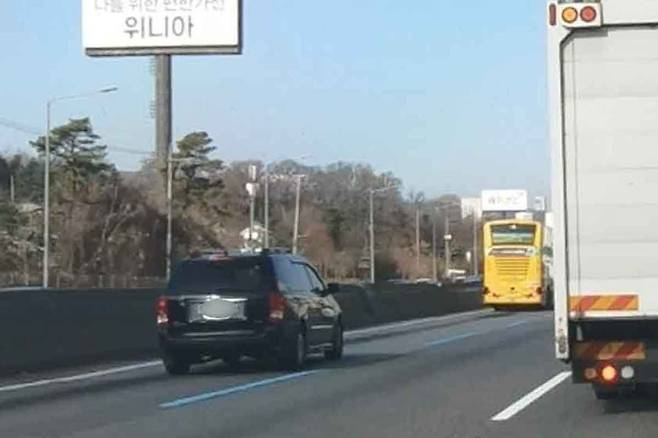
#> input picture media/test.jpg, 658 x 438 px, given in place of 20250413_093718_1.mp4, which was not available
$ python lane_detection_test.py
#> lines starting #> are read from the running program, lines starting #| are printed output that depends on the picture; after the words box and inside, x2 and y2 are one past the last pixel; in counts of white or black regions, pixels touching at a corner belong together; pictures that were not available may be replaced by others from this repository, and a replacement may not be noted
import cv2
import numpy as np
from collections import deque
import os
import sys

BASE_DIR = os.path.abspath(os.path.join(os.path.dirname(__file__), '..'))
sys.path.append(BASE_DIR)

def lane_detection(image):

    def convert_hls(image):
        return cv2.cvtColor(image, cv2.COLOR_BGR2HLS)

    def applied_Gaussian(image, kerner_size=15):
        return cv2.GaussianBlur(image, (kerner_size, kerner_size), 0)

    def detected_Canny(image, low_threshold=50, high_threshold=150):
        return cv2.Canny(image, low_threshold, high_threshold)

    def White_Yellow_Detection(image):
        converted = convert_hls(image)
        white_lower = np.uint8([0, 200, 0])
        white_upper = np.uint8([255, 255, 255])
        white_mask = cv2.inRange(converted, white_lower, white_upper)

        yellow_lower = np.uint8([10, 0, 100])
        yellow_upper = np.uint8([40, 255, 255])
        yellow_mask = cv2.inRange(converted, yellow_lower, yellow_upper)

        mask = cv2.bitwise_or(white_mask, yellow_mask)
        return cv2.bitwise_and(image, image, mask=mask)

    def filter_region(image, vertices):
        mask = np.zeros_like(image)
        if len(mask.shape) == 2:
            cv2.fillPoly(mask, vertices, 255)
        else:
            cv2.fillPoly(mask, vertices, (255,) * mask.shape[2])
        return cv2.bitwise_and(image, mask)

    def region_of_interest(image):
        height, width = image.shape[:2]
        vertices = np.array([[
            [width * 0.1, height * 0.95],
            [width * 0.4, height * 0.6],
            [width * 0.6, height * 0.6],
            [width * 0.9, height * 0.95]
        ]], dtype=np.int32)
        return filter_region(image, vertices)

    def hough_transform(image):
        return cv2.HoughLinesP(image, rho=1, theta=np.pi/180, threshold=20, minLineLength=20, maxLineGap=30)

    def make_line_points(image, lines_parameters):
        try:
            slope, intercept = lines_parameters
            if abs(slope) < 1e-2:
                raise ValueError("Slope too small")
        except (TypeError, ValueError):
            return np.array([0, 0, 0, 0])

        y1 = int(image.shape[0])
        y2 = int(y1 * 0.6)
        try:
            x1 = int((y1 - intercept) / slope)
            x2 = int((y2 - intercept) / slope)
        except ZeroDivisionError:
            return np.array([0, 0, 0, 0])
        return np.array([x1, y1, x2, y2])

    def average_slope_intercept(image, lines):
        left_fit = []
        right_fit = []
        for line in lines:
            x1, y1, x2, y2 = line.reshape(4)
            parameters = np.polyfit((x1, x2), (y1, y2), 1)
            slope = parameters[0]
            intercept = parameters[1]
            if abs(slope) < 0.3:
                continue
            if slope < 0:
                left_fit.append((slope, intercept))
            else:
                right_fit.append((slope, intercept))

        left_line = make_line_points(image, np.average(left_fit, axis=0)) if left_fit else np.array([0, 0, 0, 0])
        right_line = make_line_points(image, np.average(right_fit, axis=0)) if right_fit else np.array([0, 0, 0, 0])

        return np.array([left_line, right_line])

    def draw_lane_lines(image, lines, color=[0, 0, 255], thickness=5):
        line_image = np.zeros_like(image)
        if lines is not None:
            for x1, y1, x2, y2 in lines:
                if x1 == x2 == y1 == y2 == 0:
                    continue
                cv2.line(line_image, (x1, y1), (x2, y2), (0, 0, 255), 10)
        return cv2.addWeighted(image, 1.0, line_image, 0.95, 0.0)

    def center_line(image, lines):
        line_image = np.zeros_like(image)

        x1_1, y1_1, x2_1, y2_1 = lines[0].flatten().tolist()
        x1_2, y1_2, x2_2, y2_2 = lines[1].flatten().tolist()

        # 비정상 값 방어
        if any(abs(val) > 2000 for val in [x1_1, y1_1, x2_1, y2_1, x1_2, y1_2, x2_2, y2_2]):
            print("🚨 이상치 포함된 라인 감지, center_line 그리지 않음")
            return image

        xm1 = int((x1_1 + x1_2) / 2)
        xm2 = int((x2_1 + x2_2) / 2)
        ym1 = int((y1_1 + y1_2) / 2)
        ym2 = int((y2_1 + y2_2) / 2)

        cv2.line(line_image, (xm1, ym1), (xm2, ym2), color=(0, 255, 0), thickness=10)
        return cv2.addWeighted(image, 1.0, line_image, 0.95, 0.0)

    # 전체 파이프라인
    lane_image = np.copy(image)
    white_yellow_frame = White_Yellow_Detection(lane_image)
    Gaussian_frame = applied_Gaussian(white_yellow_frame)
    Canny_frame = detected_Canny(Gaussian_frame)
    roi_frame = region_of_interest(Canny_frame)
    hough_frame = hough_transform(roi_frame)

    if hough_frame is None or len(hough_frame) < 2:
        print("⚠️ 차선 부족 - 라인 생략")
        return image

    average_line_frame = average_slope_intercept(image, hough_frame)
    center_image = center_line(lane_image, average_line_frame)
    result_image = draw_lane_lines(center_image, average_line_frame)
    return result_image

# 영상 처리 루프
video_path = os.path.join(BASE_DIR, "media", "20250413_093718_1.mp4")
cap = cv2.VideoCapture(video_path)

while cap.isOpened():
    ret, frame = cap.read()
#> frame is the input picture: shape (438, 658, 3); mean B, G, R 149.8, 146.3, 137.4
    if not ret:
        break

    result = lane_detection(frame)
#> in convert_hls, `return cv2.cvtColor(image, cv2.COLOR_BGR2HLS)`: returned value: shape (438, 658, 3); mean of channels 0, 1, 2 72.8, 143.9, 59.3
#> in White_Yellow_Detection, `white_mask = cv2.inRange(converted, white_lower, white_upper)`:
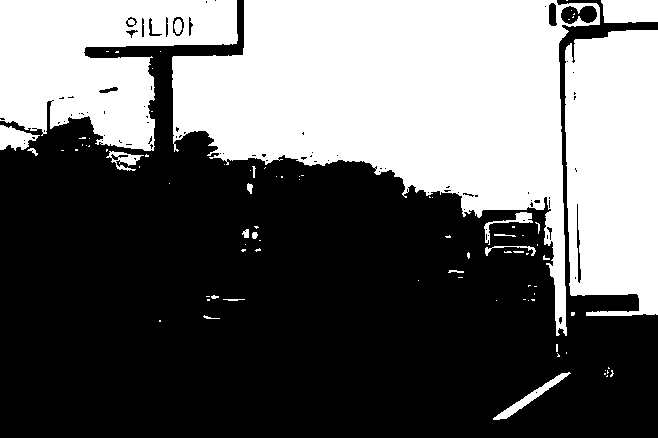
#> white_mask: shape (438, 658); 40.7% white; 88 white regions (66 under 20 px), largest, box (x1, y1, x2, y2) and area: (172, 0, 600, 336) 66470, (565, 30, 658, 316) 24147, (0, 0, 238, 151) 22681
#> in White_Yellow_Detection, `yellow_mask = cv2.inRange(converted, yellow_lower, yellow_upper)`:
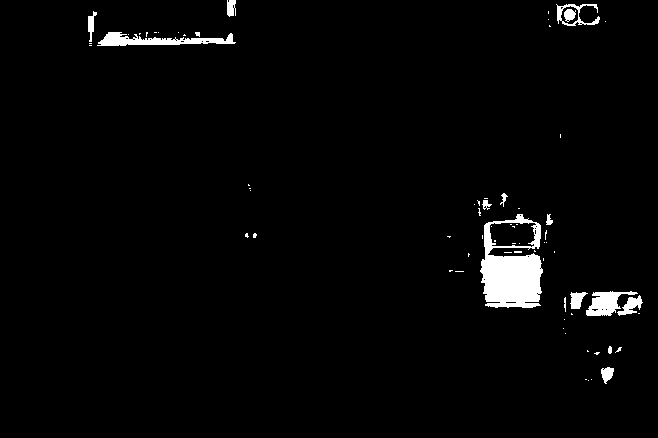
#> yellow_mask: shape (438, 658); 2.4% white; 71 white regions (56 under 20 px), largest, box (x1, y1, x2, y2) and area: (480, 214, 543, 308) 3569, (97, 32, 236, 46) 981, (586, 291, 638, 316) 670
#> in White_Yellow_Detection, `mask = cv2.bitwise_or(white_mask, yellow_mask)`:
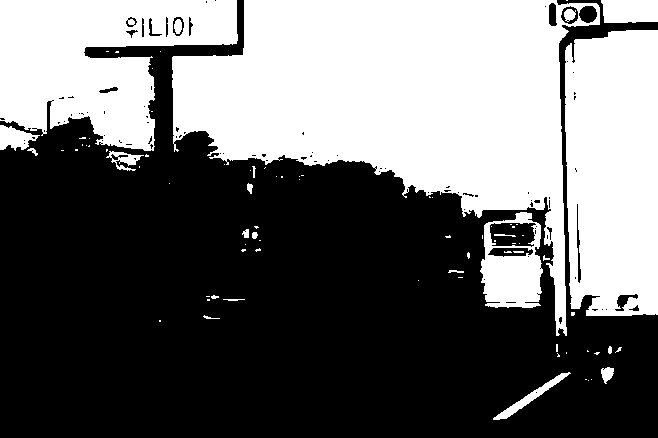
#> mask: shape (438, 658); 42.1% white; 83 white regions (59 under 20 px), largest, box (x1, y1, x2, y2) and area: (172, 0, 600, 336) 66476, (565, 30, 658, 316) 24876, (0, 0, 238, 151) 22681
#> in applied_Gaussian, `return cv2.GaussianBlur(image, (kerner_size, kerner_size), 0)`:
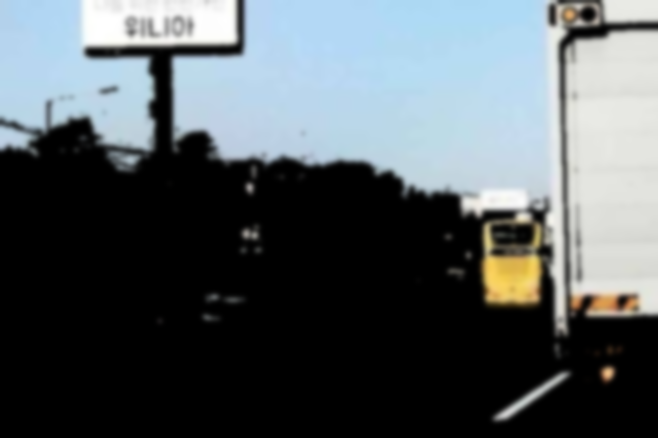
#> returned value: shape (438, 658, 3); mean of channels 0, 1, 2 95.7, 92.2, 84.8; drawn as B, G, R
#> in detected_Canny, `return cv2.Canny(image, low_threshold, high_threshold)`:
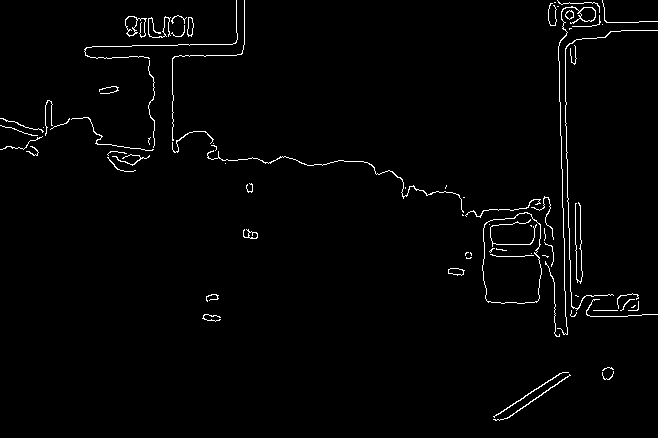
#> returned value: shape (438, 658); 1.7% white in thin lines or dots
#> in filter_region, `cv2.fillPoly(mask, vertices, 255)`:
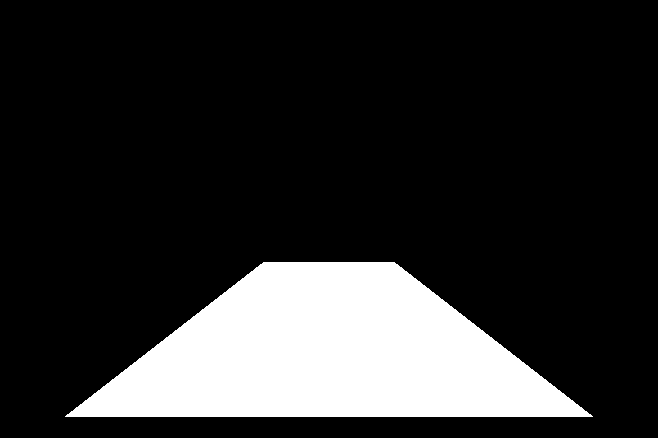
#> mask: shape (438, 658); 17.8% white; 1 white region, box (x1, y1, x2, y2) and area: (65, 262, 593, 417) 51194
#> in filter_region, `return cv2.bitwise_and(image, mask)`:
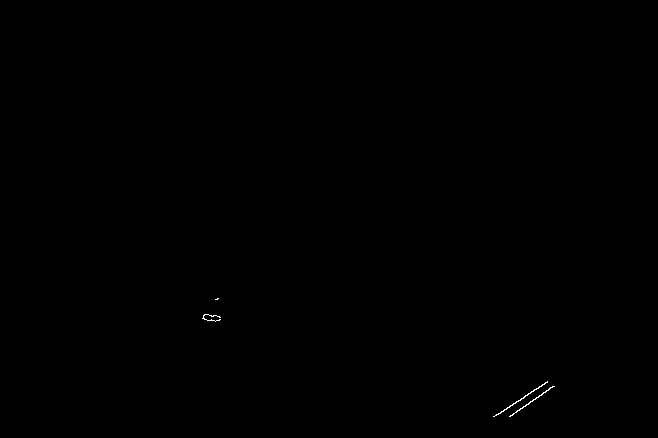
#> returned value: shape (438, 658); 0.07% white in thin lines or dots, all inside (x1, y1, x2, y2) = (202, 298, 555, 417)
#> in lane_detection, `hough_frame = hough_transform(roi_frame)`: hough_frame = [[494, 416, 547, 382], [510, 416, 553, 386], [509, 416, 533, 399]]
#> the loop in average_slope_intercept, `for line in lines:` made 3 passes
#> (line, x1, x2, y2, slope, intercept) on passes 1 to 3: ([[494, 416, 547, 382]], 494, 547, 382, -0.642, 732.9), ([[510, 416, 553, 386]], 510, 553, 386, -0.698, 771.8), ([[509, 416, 533, 399]], 509, 533, 399, -0.708, 776.5)
#> after the loop in average_slope_intercept, `for line in lines:`: left_fit = [(-0.642, 732.9), (-0.698, 771.8), (-0.708, 776.5)]; right_fit = []
#> in make_line_points, `slope, intercept = lines_parameters`: slope = -0.683; intercept = 760.4
#> in make_line_points, `x1 = int((y1 - intercept) / slope)`: x1 = 472
#> in make_line_points, `x2 = int((y2 - intercept) / slope)`: x2 = 730
#> in average_slope_intercept, `left_line = make_line_points(image, np.average(left_fit, axis=0)) if l..`: left_line = [472, 438, 730, 262]
#> in average_slope_intercept, `right_line = make_line_points(image, np.average(right_fit, axis=0)) if..`: right_line = [0, 0, 0, 0]
#> in lane_detection, `average_line_frame = average_slope_intercept(image, hough_frame)`: average_line_frame = [[472, 438, 730, 262], [0, 0, 0, 0]]
#> in center_line, `x1_1, y1_1, x2_1, y2_1 = lines[0].flatten().tolist()`: x1_1 = 472; y1_1 = 438; x2_1 = 730; y2_1 = 262
#> in center_line, `x1_2, y1_2, x2_2, y2_2 = lines[1].flatten().tolist()`: x1_2 = 0
#> in center_line, `xm1 = int((x1_1 + x1_2) / 2)`: xm1 = 236
#> in center_line, `xm2 = int((x2_1 + x2_2) / 2)`: xm2 = 365
#> in center_line, `ym1 = int((y1_1 + y1_2) / 2)`: ym1 = 219
#> in center_line, `ym2 = int((y2_1 + y2_2) / 2)`: ym2 = 131
#> the loop in draw_lane_lines, `for x1, y1, x2, y2 in lines:` made 2 passes
    cv2.imshow('Original', frame)
    cv2.imshow('result', result)

    if cv2.waitKey(1) & 0xFF == ord('q'):
#> (key q is pressed here)
        break

cap.release()
cv2.destroyAllWindows()
